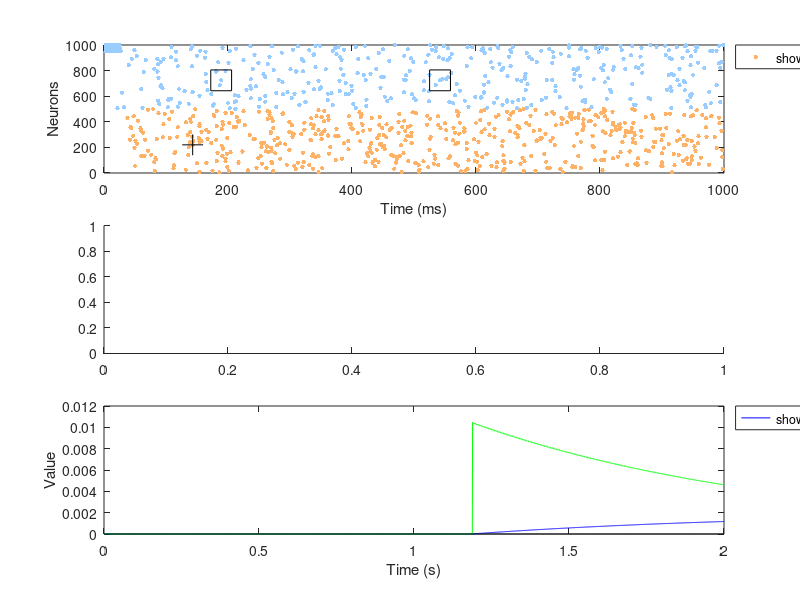

Source code (MATLAB): (Note: this script raises an error after producing the figure.)
% Alejandro Rodriguez-Garcia
% 20/05/24
% Based on Izhikevich, 2007 (daspnet.m, spnet.m).
% This script simulates a spiking neural network with dopamine-modulated 
% spike-timing dependent plasticity (DA-STDP) and regular STDP learning 
% rules.
% The neurons are divided into excitatory and inhibitory populations with
% different spiking types. The network dynamics include random thalamic 
% input and learning is driven by either STDP or DA-STDP. Synaptic 
% plasticity is updated at each timestep, and dopamine levels adjust 
% based on reward signals.
%%%%%%%%%%%%%%%%%%%%%%%%%%%%%%%%%%%%%%%%%%%%%%%%%%%%%%%%%%%%%%%%%%%%%%%%%%%

%% PARAMETERS
close all; clear; clc;
seed = 2024; 
rng(seed);
c_date_time = datestr(clock,'YYYY-mm-dd_HH-MM');
hFig = figure('Position', [100, 100, 1200, 800], 'Visible', 'off');


%% Proportions
p_Exc = 0.5;      % fraction of total network that is excitatory
p_Inh = 1-p_Exc;  % fraction of total network that is inhibitory
p_excE1 = 1.0;    % fraction of excitatory population assigned to popE1
p_excE2 = 1-p_excE1;
p_inhFS = 0.9;    % fraction of inhibitory population assigned to FS
p_inhAC = 0.1;  % fraction of inhibitory population assigned to AC
%% Network definition

% Simulation Parameters
N = 1000; % number of neurons
M = 100;  % number of synapses per neuron
D = 5;    % maximal conduction delay
% Time
T = 3600;        % simulation time (in seconds)
sec_ms = 1000;   % (1s = 1000ms)

%% Neuron populations
% Define excitatory and inhibitory neuron populations
Ne = round(p_Exc*N); colorE = [1 0.7 0.4];  % 50% of neurons are excitatory (orange)
Ni = N - Ne; colorI = [0.6 0.8 1]; % 50% of neurons are inhibitory (blue)

% Spiking types
neuron_type_map = containers.Map(...
    {'RS', 'IB', 'CH', 'FS', 'TH', 'LTS', 'RZ', 'AC'}, ...
    {[0.02 0.20 -65 2], ...    % REGULAR SPIKING - RS
     [0.02 0.20 -55 4], ...    % INTRINSICALLY BURSTING - IB
     [0.02 0.20 -50 2], ...    % CHATTERING - CH
     [0.10 0.20 -65 2], ...    % FAST SPIKING - FS
     [0.02 0.25 -65 0.05], ... % THALAMO-CORTICAL - TH
     [0.02 0.25 -65 2], ...    % LOW-THRESHOLD SPIKING - LTS
     [0.10 0.26 -65 2], ...    % RESONATOR - RZ
     [0.02 1.00 -55 4]});      % ACCOMODATING - AC
% populations
popE1 = 'RS'; popE2 = 'IB'; popI1 = 'FS'; popI2 = 'AC'; 
popE1_params = neuron_type_map(popE1);
popE2_params = neuron_type_map(popE2);
popI1_params = neuron_type_map(popI1);
popI2_params = neuron_type_map(popI2);

% (a, b, c, d) parameters
a = [popE1_params(1)*ones(Ne*p_excE1,1); popE2_params(1)*ones(Ne*p_excE2,1); ...
     popI1_params(1)*ones(Ni*p_inhFS,1); popI2_params(1)*ones(Ni*p_inhAC,1)]; % recovery parameter
b = [popE1_params(2)*ones(Ne*p_excE1,1); popE2_params(2)*ones(Ne*p_excE2,1); ...
     popI1_params(2)*ones(Ni*p_inhFS,1); popI2_params(2)*ones(Ni*p_inhAC,1)]; % recovery sensitivity
c = [popE1_params(3)*ones(Ne*p_excE1,1); popE2_params(3)*ones(Ne*p_excE2,1); ...
     popI1_params(3)*ones(Ni*p_inhFS,1); popI2_params(3)*ones(Ni*p_inhAC,1)]; % recovery reset after a spike
d = [popE1_params(4)*ones(Ne*p_excE1,1); popE2_params(4)*ones(Ne*p_excE2,1); ...
     popI1_params(4)*ones(Ni*p_inhFS,1); popI2_params(4)*ones(Ni*p_inhAC,1)]; % recovery reset after a spike

%% Synapses
W = ones(N, M); % synaptic weights initialization
signs = [ones(Ne, M); -ones(Ni, M)]; % signs of synaptic weights
dW = zeros(N, M); % derivatives of synaptic strengths
Wm = 4; % maximal synaptic strength

post = ceil([N*rand(Ne,M);Ne*rand(Ni,M)]); % post-synaptic neurons
delays = cell(N, D); % conduction delay containers
pre = cell(N, 1); % pre-synaptic indexes
aux = cell(N, 1); % auxiliary variable for delay adjustment
for i=1:N
    if i<=Ne
        for j=1:M
            delays{i, ceil(D*rand)}(end+1) = j; % Assign random exc delays
        end
    else
        delays{i,1}=1:M; % fixed delay for inhibitory synapses
    end
    pre{i}=find(post==i); % both E and I pre-synaptic indexes
    aux{i}=N*(D-1-ceil(ceil(pre{i}/N)/(M/D)))+1+mod(pre{i}-1,N);
end

%% DA-STDP (Dopamine-modulated Spike Timing Dependent Plasticity)
% Synapse to be reinforced
n1 = ceil(Ne*rand);  % presynaptic neuron
syn = ceil(M*rand);  % synapse number to the postsynaptic neuron
n2 = post(n1,syn);   % postsynaptic neuron
W(n1,syn) = 0;       % set initial weight to zero

DA = 0;   % dopamine level above baseline
rew = []; % reward events
STDP = zeros(N,sec_ms+1+D); % STDP traces
firings = [-D 0]; % spike timings
interval = 20;    % the coincidence interval for n1 and n2
n1f = -D;         % the last spike of n1
n2f = [];         % the last spike of n2
shist = zeros(sec_ms*T,2); % synaptic strength
DAv = zeros(sec_ms*T,1); % DA release

%% Initializations
v = -65 * ones(N, 1); % initial membrane potential - IZ
u = b .* v; % membrane recovery variable - IZ

%% Learning rule selection
learning_rule = 'DA-stdp'; % change this to 'stdp' for STDP learning rule

%% SIMULATION

for sec = 1:T % simulation of 1 day
    for t = 1:sec_ms % simulation of 1 sec
        I = 13*(rand(N, 1) - 0.5); % random thalamic input

        fired = find(v >= 30); % indices of fired neurons        
        v(fired) = c(fired);
        u(fired) = u(fired) + d(fired);
        STDP(fired, t+D) = 0.1;
        for k = 1:length(fired)
            dW(pre{fired(k)}) = dW(pre{fired(k)}) + STDP(N*t + aux{fired(k)});
        end
        firings = [firings; t*ones(length(fired), 1), fired];
        k = size(firings, 1);
        while firings(k, 1) > t-D
            del = delays{firings(k, 2), t - firings(k, 1) + 1};
            ind = post(firings(k, 2), del);
            I(ind) = I(ind) + (signs(firings(k, 2), del) .* W(firings(k, 2), del))';
            dW(firings(k, 2), del) = dW(firings(k, 2), del) - 1.5 * STDP(ind, t+D)';
            k = k - 1;
        end
        v = v + 0.5 * ((0.04*v + 5).*v + 140 - u + I); % membrane voltage variable
        v = v + 0.5 * ((0.04*v + 5).*v + 140 - u + I); % stability step
        u = u + a .* (0.2*v - u);                      % recovery variable

        STDP(:, t+D+1) = 0.95 * STDP(:, t+D);          % STDP trace decay (tau = 20 ms)

        % Learning
        if (mod(t, 10) == 0)
            if strcmp(learning_rule, 'DA-stdp')
                W = max(0,min(Wm,W + (0.002+DA)*dW)); % DA-STDP
            else
                W = max(0, min(Wm, W + 0.002 * dW)); % STDP
            end
            dW = 0.99 * dW;
        end

        % Dopamine update
        if any(fired==n1)
            n1f=[n1f,sec*sec_ms+t];
        end
        if any(fired==n2)
            n2f=[n2f,sec*sec_ms+t];
            if (sec*sec_ms+t-n1f(end)<interval) && (n2f(end)>n1f(end))
                rew=[rew,sec*sec_ms+t+sec_ms+ceil(2000*rand)];
            end
        end
        
        if any(rew==sec*sec_ms+t)
            DA=DA+0.5; % dopamine release if reward
        end
        DA=DA*0.99; % dopamine decay

        DAv(sec*sec_ms+t) = DA;
        shist(sec*sec_ms+t,:)=[W(n1,syn),dW(n1,syn)];
    end

    % ---- plot -------
    % Spike rasterplot
    excitatoryFirings = firings(firings(:,2) <= Ne, :);
    inhibitoryFirings = firings(firings(:,2) > Ne, :);
    subplot(3,2,[1 2],'Parent', hFig);
    plot(excitatoryFirings(:,1), excitatoryFirings(:,2), '.', 'MarkerSize', 10, 'Color', colorE, 'DisplayName', 'Excitatory firings');
    hold on;
    plot(inhibitoryFirings(:,1), inhibitoryFirings(:,2), '.', 'MarkerSize', 10, 'Color', colorI, 'DisplayName', 'Inhibitory firings');
    plot(firings(firings(:,2) == n1, 1), firings(firings(:,2) == n1, 2), 'k+', 'MarkerSize', 15, 'DisplayName', 'Pre-synaptic neuron'); % Mark neuron n1
    plot(firings(firings(:,2) == n2, 1), firings(firings(:,2) == n2, 2), 'ks', 'MarkerSize', 15, 'DisplayName', 'Post-synaptic neuron'); % Mark neuron n2
    hold off;
    axis([0 sec_ms 0 N]);
    xlabel('Time (ms)');
    ylabel('Neurons'); 
    legend('show', 'Location', 'northeastoutside');
    % Synaptic strength, STDP trace, DA and rewards
    subplot(3, 2, [5 6],'Parent', hFig);
    plot(0.001*(1:(sec*sec_ms+t)), shist(1:sec*sec_ms+t, 1), 'b', 'DisplayName', 'Synaptic strength');
    hold on;
    plot(0.001*(1:(sec*sec_ms+t)), shist(1:sec*sec_ms+t, 2), 'g', 'DisplayName', 'STDP trace');
    plot(0.001*(1:(sec*sec_ms+t)), DAv(1:sec*sec_ms+t), 'k', 'DisplayName', 'DA release');
    plot(0.001*rew, 0*rew, 'rx', 'DisplayName', 'rewards', 'MarkerSize', 20);
    hold off;
    xlabel('Time (s)');
    ylabel('Value');
    legend('show', 'Location', 'northeastoutside');
    % Synaptic weight distributions
    subplot(3, 2, [3 4],'Parent', hFig);
    histogram(signs(1:Ne, :) .* W(1:Ne, :), 'FaceColor', colorE, 'EdgeColor', colorE, 'DisplayName', 'Excitatory distribution'); % excitatory synapses
    hold on;
    histogram(signs(Ne+1:end, :) .* W(Ne+1:end, :), 'FaceColor', colorI, 'EdgeColor', colorI, 'DisplayName', 'Inhibitory distribution'); % inhibitory synapses
    hold on;
    plot(signs(n1,syn).*W(n1,syn), 0, 'b.', 'MarkerSize', 20, 'DisplayName', 'Reinforced synapse');
    hold off;
    xlabel('Synaptic weight');
    ylabel('Count');
    legend('show', 'Location', 'northeastoutside');
    timeText = text(1.25, -1.5, sprintf('t = %d sec', sec), 'Units', 'normalized', 'HorizontalAlignment', 'right', 'FontSize', 12);    
    drawnow;
    % ---------------


    STDP(:, 1:D+1) = STDP(:, sec_ms+1:sec_ms+1+D);
    ind = find(firings(:, 1) > sec_ms + 1 - D);
    firings = [-D 0; firings(ind, 1) - sec_ms, firings(ind, 2)];
    disp(sec); % display current second of simulation
end

% Save file
filename = sprintf('5050_RS_90FS_10_AC_%s_%s_Ipop%s_%s_%s_%s.mat', popE1, popE2, popI1, popI2, learning_rule, c_date_time);
save(filename, 'shist');
